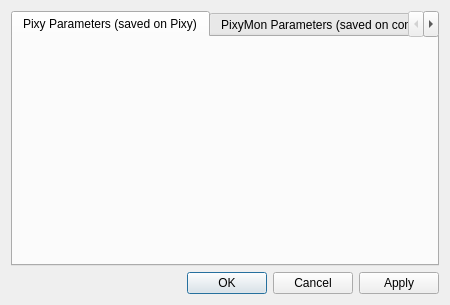
<?xml version="1.0" encoding="UTF-8"?>
<ui version="4.0">
 <class>ConfigDialog</class>
 <widget class="QDialog" name="ConfigDialog">
  <property name="geometry">
   <rect>
    <x>0</x>
    <y>0</y>
    <width>450</width>
    <height>305</height>
   </rect>
  </property>
  <property name="windowTitle">
   <string>Configure</string>
  </property>
  <layout class="QGridLayout" name="gridLayout_2">
   <item row="1" column="0">
    <widget class="QDialogButtonBox" name="buttonBox">
     <property name="orientation">
      <enum>Qt::Horizontal</enum>
     </property>
     <property name="standardButtons">
      <set>QDialogButtonBox::Apply|QDialogButtonBox::Cancel|QDialogButtonBox::Ok</set>
     </property>
    </widget>
   </item>
   <item row="0" column="0">
    <layout class="QGridLayout" name="gridLayout">
     <item row="0" column="0">
      <widget class="QTabWidget" name="tabWidget">
       <property name="currentIndex">
        <number>0</number>
       </property>
       <widget class="QWidget" name="pixyTab">
        <attribute name="title">
         <string>Pixy Parameters (saved on Pixy)</string>
        </attribute>
        <layout class="QGridLayout" name="gridLayout_5">
         <item row="0" column="0">
          <layout class="QGridLayout" name="pixyLayout"/>
         </item>
        </layout>
       </widget>
       <widget class="QWidget" name="pixymonTab">
        <attribute name="title">
         <string>PixyMon Parameters (saved on computer)</string>
        </attribute>
        <layout class="QGridLayout" name="gridLayout_4">
         <item row="0" column="0">
          <layout class="QGridLayout" name="pixymonLayout"/>
         </item>
        </layout>
       </widget>
      </widget>
     </item>
    </layout>
   </item>
  </layout>
 </widget>
 <resources/>
 <connections>
  <connection>
   <sender>buttonBox</sender>
   <signal>accepted()</signal>
   <receiver>ConfigDialog</receiver>
   <slot>accept()</slot>
   <hints>
    <hint type="sourcelabel">
     <x>248</x>
     <y>254</y>
    </hint>
    <hint type="destinationlabel">
     <x>157</x>
     <y>274</y>
    </hint>
   </hints>
  </connection>
  <connection>
   <sender>buttonBox</sender>
   <signal>rejected()</signal>
   <receiver>ConfigDialog</receiver>
   <slot>reject()</slot>
   <hints>
    <hint type="sourcelabel">
     <x>316</x>
     <y>260</y>
    </hint>
    <hint type="destinationlabel">
     <x>286</x>
     <y>274</y>
    </hint>
   </hints>
  </connection>
 </connections>
</ui>
